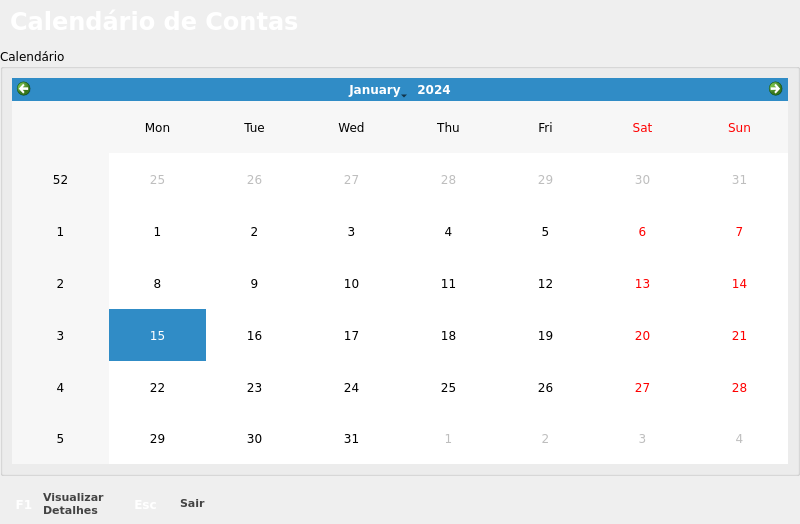
<?xml version="1.0" encoding="UTF-8"?>
<ui version="4.0">
 <class>AccountCalendar</class>
 <widget class="QDialog" name="AccountCalendar">
  <property name="windowModality">
   <enum>Qt::ApplicationModal</enum>
  </property>
  <property name="geometry">
   <rect>
    <x>0</x>
    <y>0</y>
    <width>800</width>
    <height>524</height>
   </rect>
  </property>
  <property name="sizePolicy">
   <sizepolicy hsizetype="Fixed" vsizetype="Fixed">
    <horstretch>0</horstretch>
    <verstretch>0</verstretch>
   </sizepolicy>
  </property>
  <property name="minimumSize">
   <size>
    <width>281</width>
    <height>151</height>
   </size>
  </property>
  <property name="maximumSize">
   <size>
    <width>800</width>
    <height>600</height>
   </size>
  </property>
  <property name="font">
   <font>
    <family>Verdana</family>
    <pointsize>9</pointsize>
   </font>
  </property>
  <property name="mouseTracking">
   <bool>false</bool>
  </property>
  <property name="focusPolicy">
   <enum>Qt::NoFocus</enum>
  </property>
  <property name="windowTitle">
   <string>Calendário de Contas</string>
  </property>
  <property name="sizeGripEnabled">
   <bool>false</bool>
  </property>
  <property name="modal">
   <bool>false</bool>
  </property>
  <layout class="QGridLayout" name="gridLayout_5">
   <property name="horizontalSpacing">
    <number>0</number>
   </property>
   <property name="margin">
    <number>0</number>
   </property>
   <item row="0" column="0" colspan="2">
    <widget class="QFrame" name="frame">
     <property name="minimumSize">
      <size>
       <width>0</width>
       <height>42</height>
      </size>
     </property>
     <property name="maximumSize">
      <size>
       <width>16777215</width>
       <height>42</height>
      </size>
     </property>
     <property name="styleSheet">
      <string notr="true">background-image: url(:/png/topright.jpg);</string>
     </property>
     <property name="frameShape">
      <enum>QFrame::NoFrame</enum>
     </property>
     <property name="frameShadow">
      <enum>QFrame::Raised</enum>
     </property>
     <widget class="QLabel" name="labelStatus_2">
      <property name="enabled">
       <bool>false</bool>
      </property>
      <property name="geometry">
       <rect>
        <x>10</x>
        <y>0</y>
        <width>441</width>
        <height>42</height>
       </rect>
      </property>
      <property name="minimumSize">
       <size>
        <width>0</width>
        <height>42</height>
       </size>
      </property>
      <property name="palette">
       <palette>
        <active>
         <colorrole role="WindowText">
          <brush brushstyle="SolidPattern">
           <color alpha="255">
            <red>255</red>
            <green>255</green>
            <blue>255</blue>
           </color>
          </brush>
         </colorrole>
         <colorrole role="Button">
          <brush brushstyle="SolidPattern">
           <color alpha="255">
            <red>0</red>
            <green>0</green>
            <blue>0</blue>
           </color>
          </brush>
         </colorrole>
         <colorrole role="Text">
          <brush brushstyle="SolidPattern">
           <color alpha="255">
            <red>255</red>
            <green>255</green>
            <blue>255</blue>
           </color>
          </brush>
         </colorrole>
         <colorrole role="ButtonText">
          <brush brushstyle="SolidPattern">
           <color alpha="255">
            <red>255</red>
            <green>255</green>
            <blue>255</blue>
           </color>
          </brush>
         </colorrole>
         <colorrole role="Base">
          <brush brushstyle="SolidPattern">
           <color alpha="255">
            <red>0</red>
            <green>0</green>
            <blue>0</blue>
           </color>
          </brush>
         </colorrole>
         <colorrole role="Window">
          <brush brushstyle="SolidPattern">
           <color alpha="255">
            <red>0</red>
            <green>0</green>
            <blue>0</blue>
           </color>
          </brush>
         </colorrole>
        </active>
        <inactive>
         <colorrole role="WindowText">
          <brush brushstyle="SolidPattern">
           <color alpha="255">
            <red>255</red>
            <green>255</green>
            <blue>255</blue>
           </color>
          </brush>
         </colorrole>
         <colorrole role="Button">
          <brush brushstyle="SolidPattern">
           <color alpha="255">
            <red>0</red>
            <green>0</green>
            <blue>0</blue>
           </color>
          </brush>
         </colorrole>
         <colorrole role="Text">
          <brush brushstyle="SolidPattern">
           <color alpha="255">
            <red>255</red>
            <green>255</green>
            <blue>255</blue>
           </color>
          </brush>
         </colorrole>
         <colorrole role="ButtonText">
          <brush brushstyle="SolidPattern">
           <color alpha="255">
            <red>255</red>
            <green>255</green>
            <blue>255</blue>
           </color>
          </brush>
         </colorrole>
         <colorrole role="Base">
          <brush brushstyle="SolidPattern">
           <color alpha="255">
            <red>0</red>
            <green>0</green>
            <blue>0</blue>
           </color>
          </brush>
         </colorrole>
         <colorrole role="Window">
          <brush brushstyle="SolidPattern">
           <color alpha="255">
            <red>0</red>
            <green>0</green>
            <blue>0</blue>
           </color>
          </brush>
         </colorrole>
        </inactive>
        <disabled>
         <colorrole role="WindowText">
          <brush brushstyle="SolidPattern">
           <color alpha="255">
            <red>255</red>
            <green>255</green>
            <blue>255</blue>
           </color>
          </brush>
         </colorrole>
         <colorrole role="Button">
          <brush brushstyle="SolidPattern">
           <color alpha="255">
            <red>0</red>
            <green>0</green>
            <blue>0</blue>
           </color>
          </brush>
         </colorrole>
         <colorrole role="Text">
          <brush brushstyle="SolidPattern">
           <color alpha="255">
            <red>255</red>
            <green>255</green>
            <blue>255</blue>
           </color>
          </brush>
         </colorrole>
         <colorrole role="ButtonText">
          <brush brushstyle="SolidPattern">
           <color alpha="255">
            <red>255</red>
            <green>255</green>
            <blue>255</blue>
           </color>
          </brush>
         </colorrole>
         <colorrole role="Base">
          <brush brushstyle="SolidPattern">
           <color alpha="255">
            <red>0</red>
            <green>0</green>
            <blue>0</blue>
           </color>
          </brush>
         </colorrole>
         <colorrole role="Window">
          <brush brushstyle="SolidPattern">
           <color alpha="255">
            <red>0</red>
            <green>0</green>
            <blue>0</blue>
           </color>
          </brush>
         </colorrole>
        </disabled>
       </palette>
      </property>
      <property name="font">
       <font>
        <family>Verdana</family>
        <pointsize>18</pointsize>
        <weight>75</weight>
        <bold>true</bold>
       </font>
      </property>
      <property name="styleSheet">
       <string/>
      </property>
      <property name="frameShape">
       <enum>QFrame::NoFrame</enum>
      </property>
      <property name="frameShadow">
       <enum>QFrame::Plain</enum>
      </property>
      <property name="lineWidth">
       <number>1</number>
      </property>
      <property name="text">
       <string>Calendário de Contas</string>
      </property>
      <property name="textFormat">
       <enum>Qt::AutoText</enum>
      </property>
      <property name="alignment">
       <set>Qt::AlignLeading|Qt::AlignLeft|Qt::AlignVCenter</set>
      </property>
      <property name="wordWrap">
       <bool>false</bool>
      </property>
      <property name="textInteractionFlags">
       <set>Qt::NoTextInteraction</set>
      </property>
     </widget>
    </widget>
   </item>
   <item row="1" column="0" colspan="2">
    <widget class="QGroupBox" name="groupBox_2">
     <property name="title">
      <string>Calendário</string>
     </property>
     <layout class="QGridLayout" name="gridLayout_2">
      <item row="0" column="0">
       <widget class="DSMCalendar" name="calendarAccount"/>
      </item>
     </layout>
    </widget>
   </item>
   <item row="2" column="0" colspan="2">
    <widget class="QFrame" name="rodape">
     <property name="minimumSize">
      <size>
       <width>0</width>
       <height>42</height>
      </size>
     </property>
     <property name="maximumSize">
      <size>
       <width>16777215</width>
       <height>42</height>
      </size>
     </property>
     <property name="styleSheet">
      <string>background-image: url(:/png/topo_telacaixa.jpg);</string>
     </property>
     <property name="frameShape">
      <enum>QFrame::NoFrame</enum>
     </property>
     <property name="frameShadow">
      <enum>QFrame::Raised</enum>
     </property>
     <widget class="QFrame" name="frame_F1">
      <property name="geometry">
       <rect>
        <x>4</x>
        <y>0</y>
        <width>107</width>
        <height>42</height>
       </rect>
      </property>
      <property name="frameShape">
       <enum>QFrame::NoFrame</enum>
      </property>
      <property name="frameShadow">
       <enum>QFrame::Raised</enum>
      </property>
      <widget class="QLabel" name="pesqnomemedicamento_6">
       <property name="geometry">
        <rect>
         <x>39</x>
         <y>0</y>
         <width>63</width>
         <height>42</height>
        </rect>
       </property>
       <property name="minimumSize">
        <size>
         <width>0</width>
         <height>42</height>
        </size>
       </property>
       <property name="font">
        <font>
         <family>Verdana</family>
         <pointsize>8</pointsize>
         <weight>75</weight>
         <bold>true</bold>
        </font>
       </property>
       <property name="styleSheet">
        <string>color: rgb(67, 67, 67);</string>
       </property>
       <property name="text">
        <string>Visualizar
Detalhes</string>
       </property>
      </widget>
      <widget class="QFrame" name="botaoajuda_7">
       <property name="geometry">
        <rect>
         <x>3</x>
         <y>7</y>
         <width>34</width>
         <height>31</height>
        </rect>
       </property>
       <property name="styleSheet">
        <string>background-image: url(:/png/buttonhelp.jpg);</string>
       </property>
       <property name="frameShape">
        <enum>QFrame::NoFrame</enum>
       </property>
       <property name="frameShadow">
        <enum>QFrame::Raised</enum>
       </property>
       <widget class="QLabel" name="label_f9_7">
        <property name="geometry">
         <rect>
          <x>0</x>
          <y>0</y>
          <width>34</width>
          <height>30</height>
         </rect>
        </property>
        <property name="font">
         <font>
          <family>Verdana</family>
          <pointsize>9</pointsize>
          <weight>75</weight>
          <bold>true</bold>
         </font>
        </property>
        <property name="styleSheet">
         <string>color: rgb(255, 255, 255);</string>
        </property>
        <property name="text">
         <string>F1</string>
        </property>
        <property name="alignment">
         <set>Qt::AlignCenter</set>
        </property>
       </widget>
      </widget>
     </widget>
     <widget class="QFrame" name="frame_Esc">
      <property name="geometry">
       <rect>
        <x>120</x>
        <y>0</y>
        <width>114</width>
        <height>42</height>
       </rect>
      </property>
      <property name="frameShape">
       <enum>QFrame::NoFrame</enum>
      </property>
      <property name="frameShadow">
       <enum>QFrame::Raised</enum>
      </property>
      <widget class="QLabel" name="pesqnomemedicamento_3">
       <property name="geometry">
        <rect>
         <x>60</x>
         <y>0</y>
         <width>51</width>
         <height>42</height>
        </rect>
       </property>
       <property name="minimumSize">
        <size>
         <width>0</width>
         <height>42</height>
        </size>
       </property>
       <property name="font">
        <font>
         <family>Verdana</family>
         <pointsize>8</pointsize>
         <weight>75</weight>
         <bold>true</bold>
        </font>
       </property>
       <property name="styleSheet">
        <string>color: rgb(67, 67, 67);</string>
       </property>
       <property name="text">
        <string>Sair</string>
       </property>
      </widget>
      <widget class="QFrame" name="botaoajuda_3">
       <property name="geometry">
        <rect>
         <x>3</x>
         <y>7</y>
         <width>45</width>
         <height>31</height>
        </rect>
       </property>
       <property name="styleSheet">
        <string>background-image: url(:/png/buttonhelpmaior.jpg);</string>
       </property>
       <property name="frameShape">
        <enum>QFrame::NoFrame</enum>
       </property>
       <property name="frameShadow">
        <enum>QFrame::Raised</enum>
       </property>
       <widget class="QLabel" name="label_f9_4">
        <property name="geometry">
         <rect>
          <x>0</x>
          <y>0</y>
          <width>45</width>
          <height>30</height>
         </rect>
        </property>
        <property name="font">
         <font>
          <family>Verdana</family>
          <pointsize>9</pointsize>
          <weight>75</weight>
          <bold>true</bold>
         </font>
        </property>
        <property name="styleSheet">
         <string>color: rgb(255, 255, 255);</string>
        </property>
        <property name="text">
         <string>Esc</string>
        </property>
        <property name="alignment">
         <set>Qt::AlignCenter</set>
        </property>
       </widget>
      </widget>
     </widget>
    </widget>
   </item>
  </layout>
 </widget>
 <customwidgets>
  <customwidget>
   <class>DSMCalendar</class>
   <extends>QCalendarWidget</extends>
   <header>dsmcalendar.h</header>
  </customwidget>
 </customwidgets>
 <resources/>
 <connections/>
</ui>
